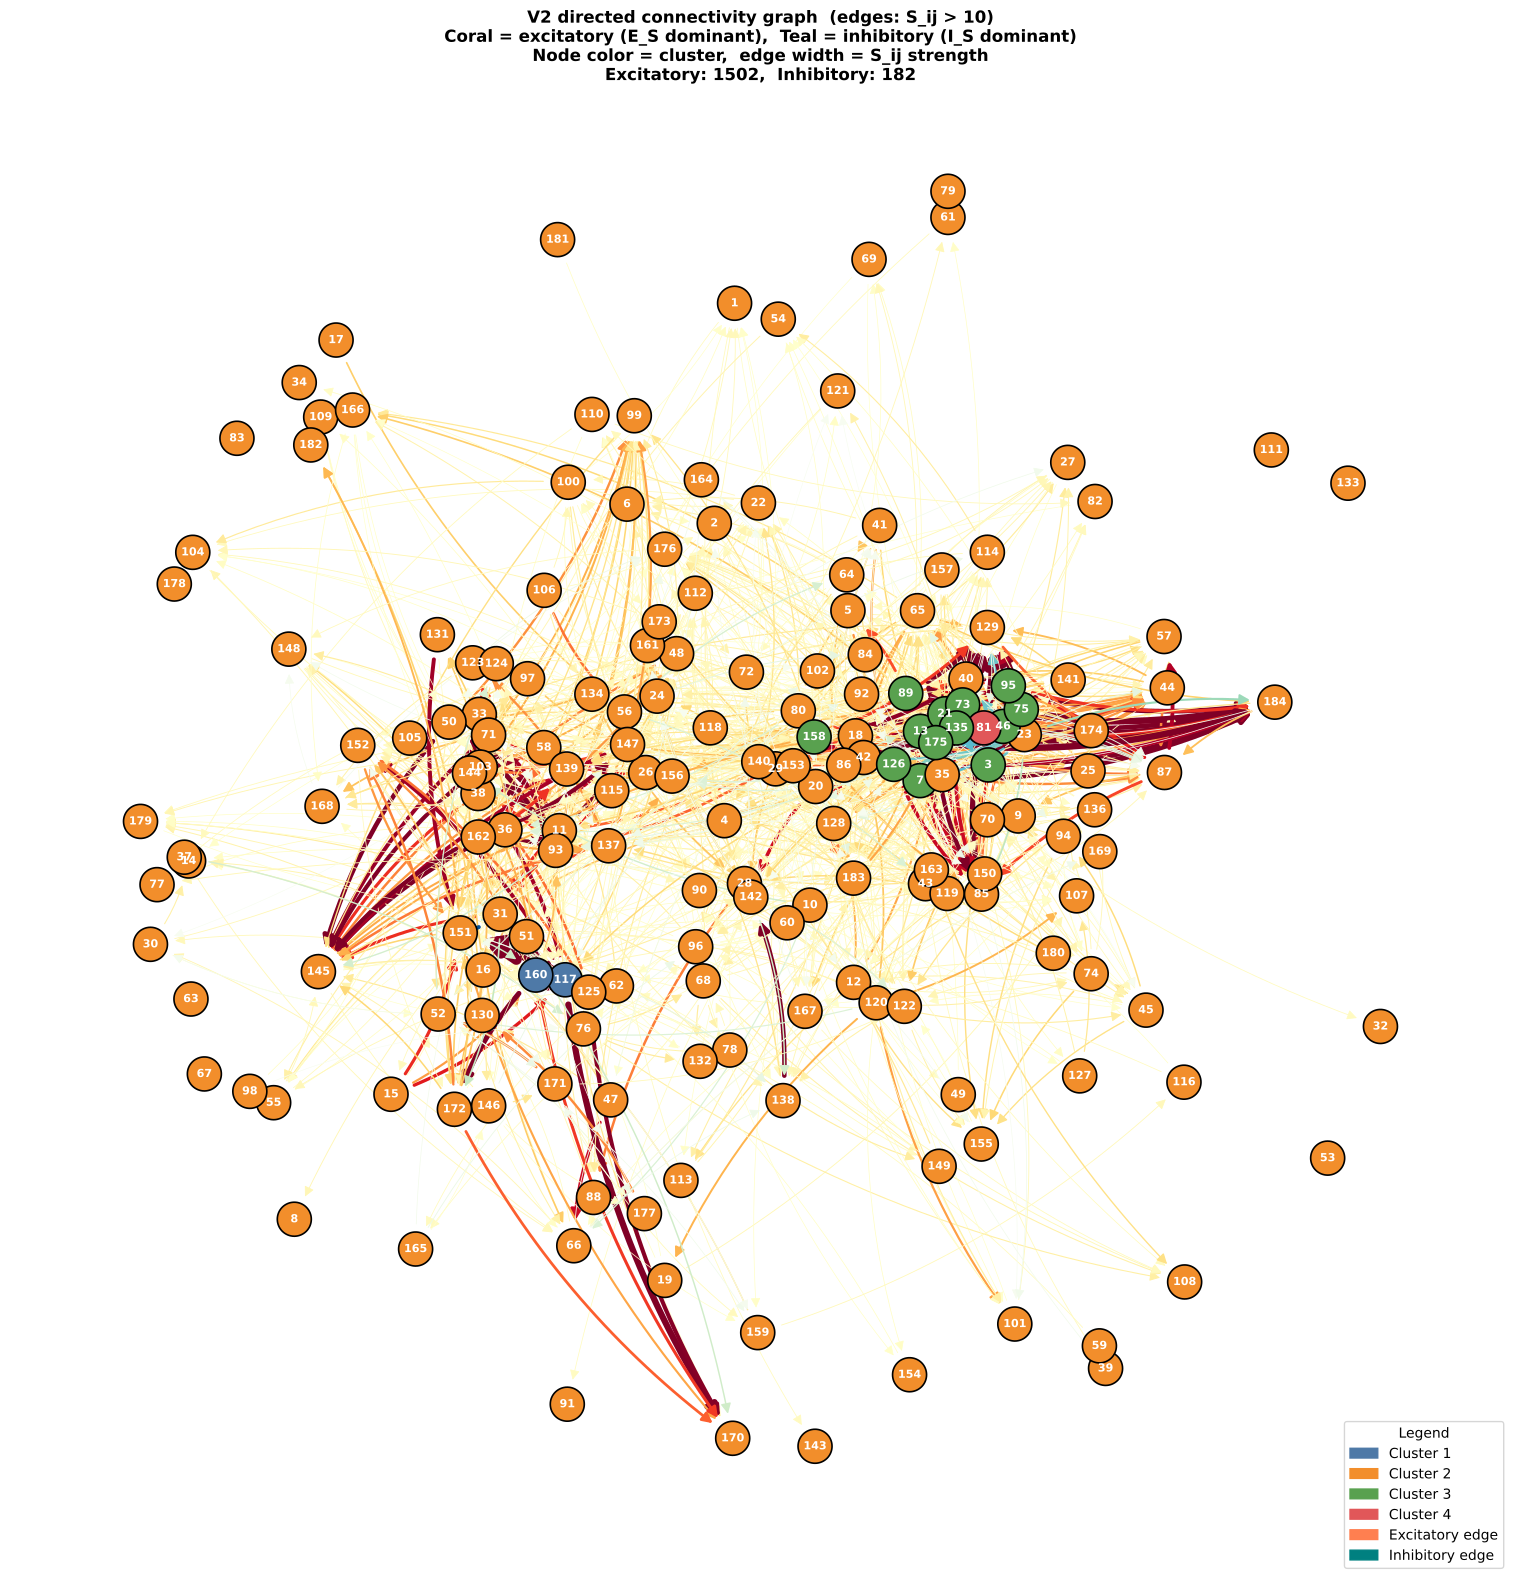

Write Python code to recreate this figure.
import json
import numpy as np
import matplotlib
matplotlib.use('Agg')
import matplotlib.pyplot as plt
import matplotlib.patches as mpatches
from matplotlib.colors import Normalize
from matplotlib.cm import ScalarMappable
from scipy.cluster.hierarchy import linkage, fcluster
from scipy.spatial.distance import pdist
import networkx as nx

# ─────────────────────────────────────────────
# Load data and compute S_ij (v2)
# ─────────────────────────────────────────────
print("Loading data...")

with open('../Spike_Triggered_Average/histogram_data.json', 'r') as f:
    hist_data = json.load(f)
with open('../Null_Hypothesis/null_histograms.json', 'r') as f:
    null_mean_data = json.load(f)
with open('../Null_Hypothesis/null_std.json', 'r') as f:
    null_std_data = json.load(f)

observed   = np.array(hist_data['histograms'])
null_mean  = np.array(null_mean_data['data'])
null_std   = np.array(null_std_data['data'])
neuron_ids = hist_data['neuron_ids']
N          = len(neuron_ids)

with np.errstate(invalid='ignore', divide='ignore'):
    z_scores = np.where(null_std > 0, (observed - null_mean) / null_std, 0.0)

z_12     = z_scores[:, :, 11:13]
z_35     = z_scores[:, :, 13:16]
baseline = np.mean(z_35, axis=2)
E_S = np.max(z_12, axis=2) - baseline
I_S = np.min(z_12, axis=2) - baseline
S   = np.where(np.abs(I_S) > np.abs(E_S), I_S, E_S)

for i in range(N):
    for j in range(N):
        if i == j or observed[i][j].sum() < 300:
            S[i][j] = np.nan

# ─────────────────────────────────────────────
# Clustering for node colours
# ─────────────────────────────────────────────
N_CLUSTERS     = 4
EDGE_THRESHOLD = 10

features       = np.nan_to_num(S, nan=0.0)
distances      = pdist(features, metric='euclidean')
linkage_tree   = linkage(distances, method='ward')
cluster_labels = fcluster(linkage_tree, N_CLUSTERS, criterion='maxclust')

print(f"  Cluster sizes: { {c: int(np.sum(cluster_labels == c)) for c in range(1, N_CLUSTERS+1)} }")

# ─────────────────────────────────────────────
# Build directed graph
# Excitatory edges: coral/red
# Inhibitory edges: teal/blue
# ─────────────────────────────────────────────
G = nx.DiGraph()
for i in range(N):
    G.add_node(i, label=str(neuron_ids[i]), cluster=int(cluster_labels[i]))

excit_edges = []
inhib_edges = []

for i in range(N):
    for j in range(N):
        if i == j or np.isnan(S[i][j]):
            continue
        if abs(S[i][j]) > EDGE_THRESHOLD:
            G.add_edge(i, j, weight=float(abs(S[i][j])))
            if S[i][j] > 0:
                excit_edges.append((i, j, float(S[i][j])))
            else:
                inhib_edges.append((i, j, float(S[i][j])))

n_excit = len(excit_edges)
n_inhib = len(inhib_edges)
print(f"  Excitatory edges (S > {EDGE_THRESHOLD}, E_S dominant): {n_excit}")
print(f"  Inhibitory edges (S > {EDGE_THRESHOLD}, I_S dominant): {n_inhib}")

# ─────────────────────────────────────────────
# Layout and drawing
# ─────────────────────────────────────────────
pos = nx.spring_layout(G, weight='weight', k=2.5, seed=42, iterations=100)

CLUSTER_COLORS = ['#4e79a7', '#f28e2b', '#59a14f', '#e15759']
node_colors = [CLUSTER_COLORS[cluster_labels[i] - 1] for i in range(N)]
node_labels = {i: str(neuron_ids[i]) for i in range(N)}

all_s_vals = [abs(s) for _, _, s in excit_edges + inhib_edges]
norm = Normalize(vmin=EDGE_THRESHOLD,
                 vmax=np.percentile(all_s_vals, 95) if all_s_vals else EDGE_THRESHOLD + 1)

fig, ax = plt.subplots(figsize=(16, 16))
ax.set_aspect('equal')
ax.axis('off')
ax.set_title(
    f'V2 directed connectivity graph  (edges: S_ij > {EDGE_THRESHOLD})\n'
    f'Coral = excitatory (E_S dominant),  Teal = inhibitory (I_S dominant)\n'
    f'Node color = cluster,  edge width = S_ij strength\n'
    f'Excitatory: {n_excit},  Inhibitory: {n_inhib}',
    fontsize=12, fontweight='bold'
)

# Excitatory edges
if excit_edges:
    excit_colors = [plt.cm.YlOrRd(norm(abs(s))) for _, _, s in excit_edges]
    excit_widths = [0.5 + 2.5 * norm(abs(s)) for _, _, s in excit_edges]
    nx.draw_networkx_edges(
        G, pos, ax=ax,
        edgelist=[(i, j) for i, j, _ in excit_edges],
        edge_color=excit_colors, width=excit_widths,
        arrows=True, arrowstyle='-|>', arrowsize=15,
        connectionstyle='arc3,rad=0.12',
        min_source_margin=18, min_target_margin=18,
    )

# Inhibitory edges
if inhib_edges:
    inhib_colors = [plt.cm.GnBu(norm(abs(s))) for _, _, s in inhib_edges]
    inhib_widths = [0.5 + 2.5 * norm(abs(s)) for _, _, s in inhib_edges]
    nx.draw_networkx_edges(
        G, pos, ax=ax,
        edgelist=[(i, j) for i, j, _ in inhib_edges],
        edge_color=inhib_colors, width=inhib_widths,
        arrows=True, arrowstyle='-|>', arrowsize=15,
        connectionstyle='arc3,rad=-0.12',
        min_source_margin=18, min_target_margin=18,
    )

nx.draw_networkx_nodes(G, pos, ax=ax, node_color=node_colors,
                       node_size=600, edgecolors='black', linewidths=1.2)
nx.draw_networkx_labels(G, pos, ax=ax, labels=node_labels,
                        font_size=8, font_color='white', font_weight='bold')

# Legend
legend_handles = [mpatches.Patch(color=CLUSTER_COLORS[c - 1], label=f'Cluster {c}')
                  for c in range(1, N_CLUSTERS + 1)]
legend_handles += [
    mpatches.Patch(color='coral', label='Excitatory edge'),
    mpatches.Patch(color='teal',  label='Inhibitory edge'),
]
ax.legend(handles=legend_handles, loc='lower right', fontsize=10,
          title='Legend', title_fontsize=10)

plt.tight_layout()
plt.savefig('sij_v2_directed_graph.pdf', bbox_inches='tight')
plt.close()
print("Saved: sij_v2_directed_graph.pdf")
print("Done.")
